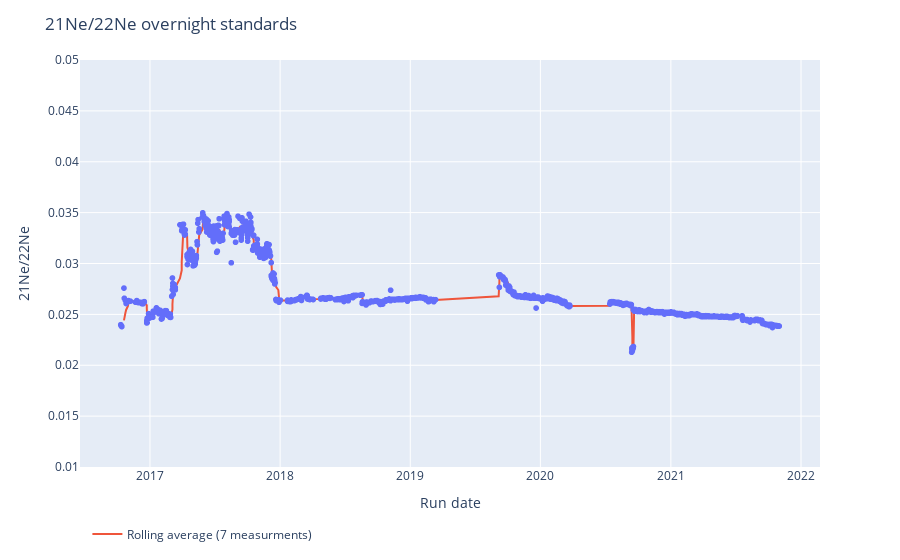

The notebook cell this image was saved under:
### Code cell
fig2 = px.scatter(hhf, x=hhf['Date'], y=hhf['21Ne/22Ne'], log_y=False)
fig2.add_scatter(name='Rolling average (7 measurments)',x=hhf['Date'], y=hhf['21Ne/22Ne_rolling_avg'], mode='lines')
fig2.update_layout(
    title="21Ne/22Ne overnight standards",  xaxis_title="Run date", yaxis_title="21Ne/22Ne")
fig2.update_layout(legend=dict(yanchor="bottom",y=-0.2,xanchor="left",x=0.01))
fig2.update(layout_yaxis_range=[0.01, 0.05])
fig2.show()

### Figure 1 — Plotly figure (JSON) as saved in the notebook; plotly's stock layout.template omitted (floating-point values rounded to 4 significant figures; data arrays with more than 128 entries replaced by an {"elided": "..."} marker saying what was removed)
{"data": [{"hovertemplate": "Date=%{x}<br>21Ne/22Ne=%{y}<extra></extra>", "legendgroup": "", "marker": {"color": "#636efa", "symbol": "circle"}, "mode": "markers", "name": "", "showlegend": false, "type": "scattergl", "x": {"elided": "2215 str values"}, "xaxis": "x", "y": {"elided": "2215 float values"}, "yaxis": "y"}, {"mode": "lines", "name": "Rolling average (7 measurments)", "type": "scatter", "x": {"elided": "2215 str values"}, "y": {"elided": "2215 float values"}}], "layout": {"legend": {"tracegroupgap": 0, "x": 0.01, "xanchor": "left", "y": -0.2, "yanchor": "bottom"}, "margin": {"t": 60}, "title": {"text": "21Ne/22Ne overnight standards"}, "xaxis": {"anchor": "y", "domain": [0, 1], "title": {"text": "Run date"}}, "yaxis": {"anchor": "x", "domain": [0, 1], "range": [0.01, 0.05], "title": {"text": "21Ne/22Ne"}}}}
